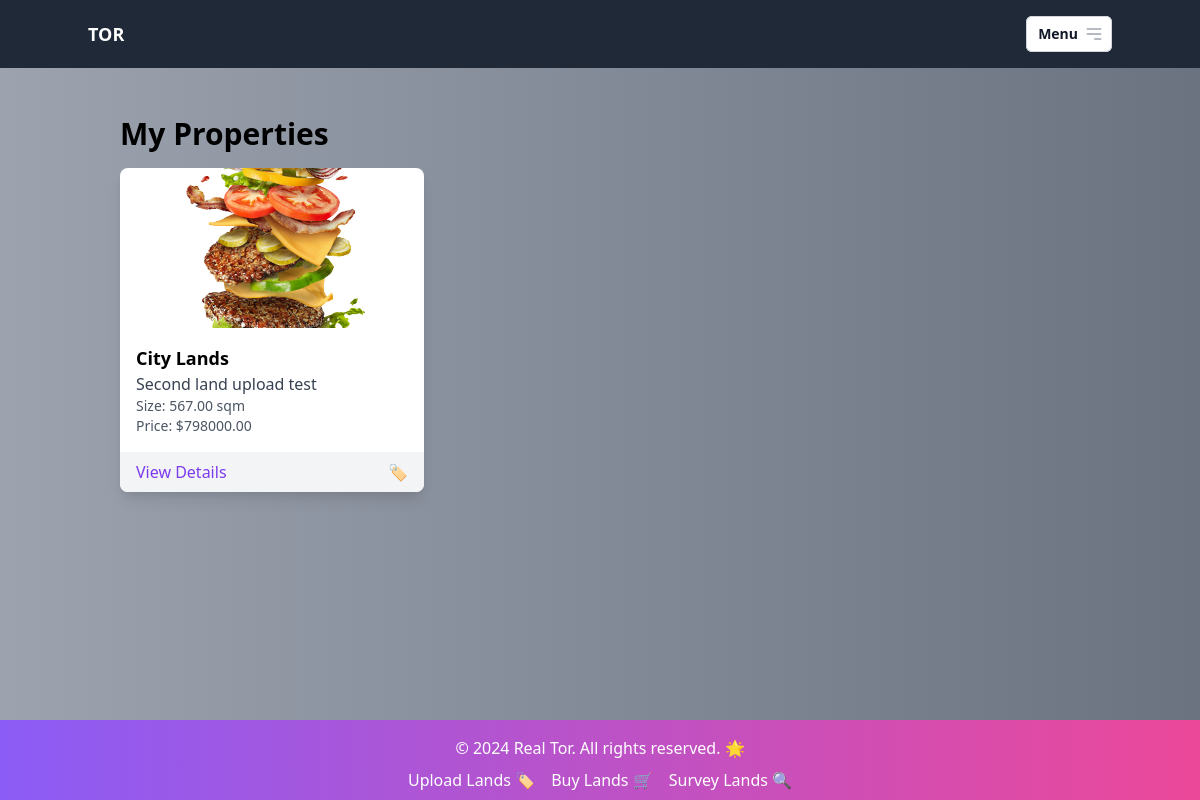
Page /lands/my-properties/ (signed in) on the earlier database version.
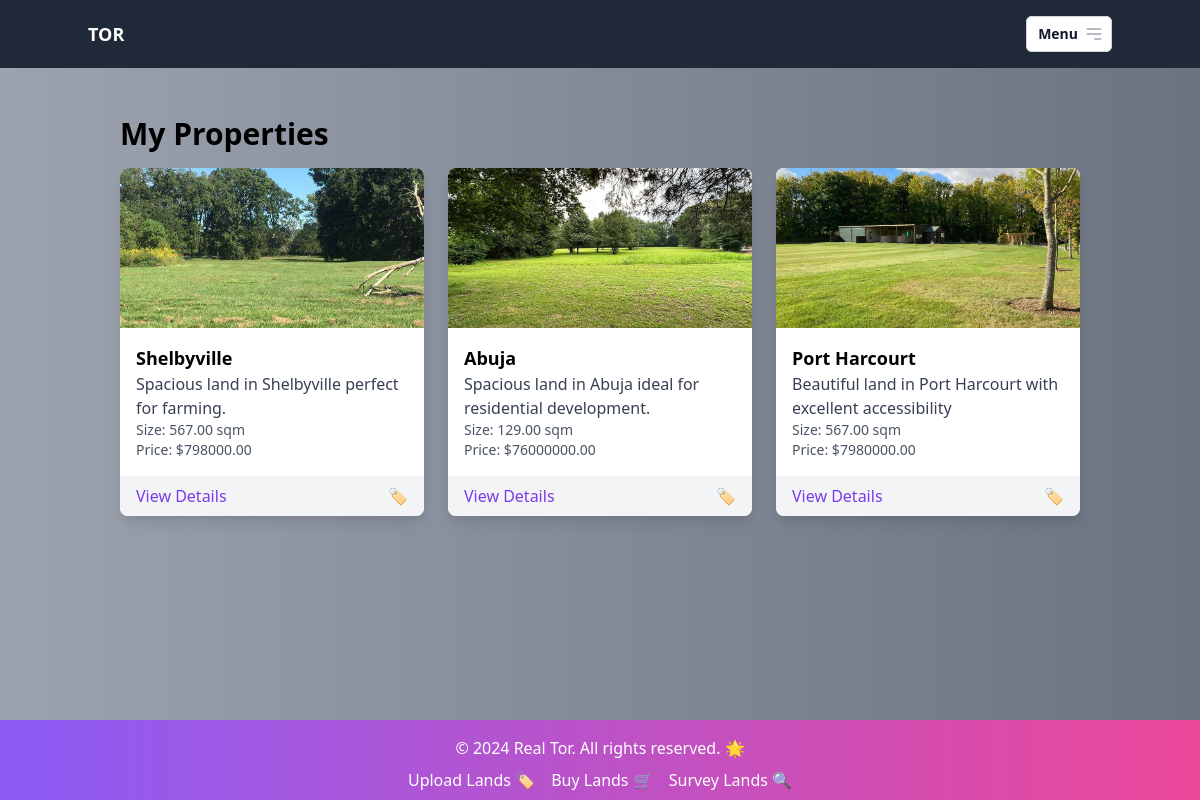
Same page on the later database version.
### lands/models.py (models this page shows, shortened)
class Land(models.Model):
    location = models.CharField(max_length=100)
    size = models.DecimalField(max_digits=10, decimal_places=2)
    price = models.DecimalField(max_digits=10, decimal_places=2)
    description = models.TextField()
    ownership_status = models.BooleanField(default=False, verbose_name="Ownership Status")
    confirmation_status = models.BooleanField(default=False, verbose_name="Confirmation Status")
    images = models.ImageField(upload_to="land_images", blank=True, null=True)
    document = models.FileField(upload_to="land_documents", blank=True, null=True)
    owner = models.ForeignKey(User, on_delete=models.CASCADE, related_name="lands", verbose_name="Owner")
    class Meta:
        verbose_name = "Land"
        verbose_name_plural = "Lands"

### lands/views.py (the view)
# urls.py: path('my-properties/', my_properties, name='my_properties'),
@login_required
def my_properties(request):
    my_lands = Land.objects.filter(owner=request.user)
    return render(request, 'lands/my_properties.html', {'my_lands': my_lands})

### templates/lands/my_properties.html
{% extends 'base.html' %}
{% block content %}
<div class="container mx-auto px-4 py-8">
    <h1 class="text-3xl font-bold mb-4">My Properties</h1>
    <div class="grid grid-cols-1 md:grid-cols-2 lg:grid-cols-3 gap-6">
        {% for land in my_lands %}
        <div class="rounded-lg shadow-lg bg-white overflow-hidden">
            <img src="{{ land.images.url }}" alt="{{ land.location }}" class="w-full h-40 object-cover">
            <div class="p-4">
                <h2 class="text-lg font-bold">{{ land.location }}</h2>
                <p class="text-gray-700">{{ land.description }}</p>
                <p class="text-sm text-gray-600">Size: {{ land.size }} sqm</p>
                <p class="text-sm text-gray-600">Price: ${{ land.price }}</p>
            </div>
            <div class="bg-gray-100 px-4 py-2 flex justify-between items-center">
                <a href="{% url 'land_detail' land.id %}" class="text-purple-600 hover:underline">View Details</a>
                <span class="text-gray-600">🏷️</span>
            </div>
        </div>
        {% endfor %}
    </div>
</div>
{% endblock %}

Differences in the rows shown:
changed Land: images: a different picture; location "City Lands" → "Shelbyville"; description "Second land upload test" → "Spacious land in Shelbyville perfect for farming."
added Land: images (picture), location "Abuja", description "Spacious land in Abuja ideal for residential development.", size "129.00", price "76000000.00"
added Land: images (picture), location "Port Harcourt", description "Beautiful land in Port Harcourt with excellent accessibility", size "567.00", price "7980000.00"
